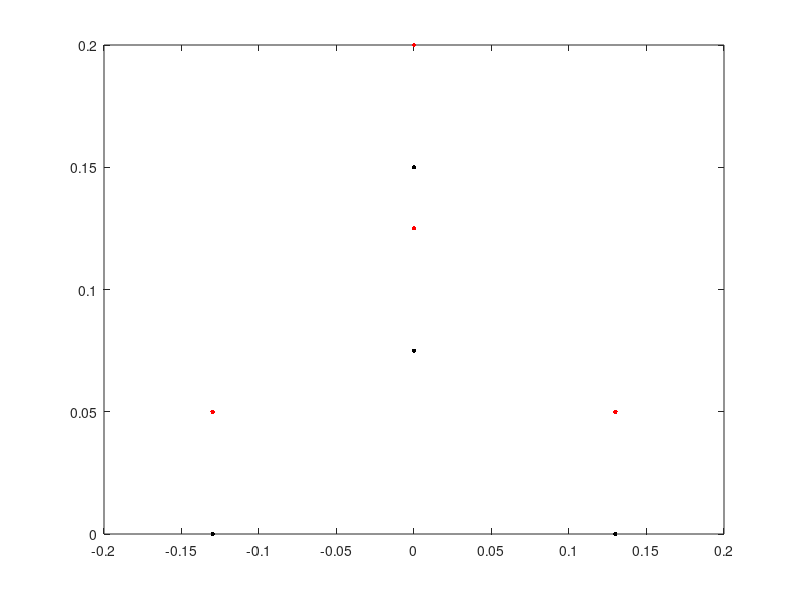

The MATLAB script that drew this image:
%% 2D Spine Inverse Kinematics
% SCRIPT NOT CORRECT. USE 'Spine2DEquilbriumAnalysis'.
%
% This script attempts to use H.-J. Schek's "The Force Density Method for
% Form Finding and Computation of General Networks" adapted as done by 
% J. Friesen's "DuCTT: a Tensegrity Robot for Exploring Duct Systems."
% However, this method does not adequately account for moments in the
% system that would change the external force vector, p. The nodal analysis
% complicates the equilbrium analysis, so this method was not pursued
% further. A correct approach is found in 'Spine2DEquilbriumAnalysis'.
%
% Author: Mallory Daly
% Created: 12/1/16
% Modified: 12/9/16

clear; close all

%% Spine Parameters
% Specific to case: 2D spine with two tetrahedra, stacked vertically.

% Load spine data
load('spine_geometric_parameters_2D.mat')

% Geometric parameters
length = spine_geometric_parameters.l; % length of long bar
h = spine_geometric_parameters.h; % height from top to bottom of tetra
w = sqrt(length^2-(h/2)^2); % width from center of tetra

% Mass and force parameters
g = spine_geometric_parameters.g; % m/s^2
m = 10*spine_geometric_parameters.m; % kg/node

% Number of bars, cables, and nodes
r = 6; % bars
s = 4; % cables
n = 8; % nodes

%% Connectivity Matrices
% See H.-J. Schek's "The Force Density Method for Form Finding and
% Computation of General Networks."
% NOTE: Schek's work finds equilbrium positions given load and position of
% fixed nodes. We want to find loads given positions of nodes.

% Rows 1-6 are bars
% Rows 7-10 are cables
% Columns 1-4 are "free" nodes (they are fixed later)
% Columns 5-8 are fixed nodes

%         1  2  3  4    
C_free = [1 -1  0  0;  %  1
          1  0 -1  0;  %  2
          1  0  0 -1;  %  3
          0  0  0  0;  %  4
          0  0  0  0;  %  5
          0  0  0  0;  %  6
          0  1  0  0;  %  7
          0  1  0  0;  %  8
          0  0  0  1;  %  9
          0  0  0  1]; % 10
     
%          5  6  7  8    
C_fixed = [0  0  0  0;  %  1
           0  0  0  0;  %  2
           0  0  0  0;  %  3
           1 -1  0  0;  %  4
           1  0 -1  0;  %  5
           1  0  0 -1;  %  6
           0 -1  0  0;  %  7
           0  0 -1  0;  %  8
           0  0 -1  0;  %  9
           0  0  0 -1]; % 10
      
C = [C_free C_fixed];

%% VARIABLES: Translation and rotation of free tetrahedron
xTrans = 0*w; % horizontal translation
zTrans = 1/3*h; % vertical translation
theta = 0; % rotation (radians)

%% Nodal Positions
% Coordinate system such that nodes 6 and 8 are on the x axis and nodes 5
% and 7 are centered on the z axis.

% Fixed nodal positions
%            5   6   7   8
x_fixed = [  0  -w   0   w]';
z_fixed = [h/2   0   h   0]';

% Rotation matrix for given angle of theta
rot = [cos(theta), -sin(theta);
       sin(theta),  cos(theta)];
   
% Need to multiply each node by the rotation matrix and add the (x,z)
% offset from the xi state vector. Copy out (x,z) offset to a 2x4 matrix to
% make this easier.
xz_offset = repmat([xTrans; zTrans], 1, 4);

% Translate and rotate position of fixed nodes to get coordinates of free
% nodes
xz_free = rot*[x_fixed'; z_fixed'] + xz_offset;

% Extract x and z of free nodes
x_free = xz_free(1,:)';
z_free = xz_free(2,:)';

% Combined nodal positions
x = [x_free; x_fixed];
z = [z_free; z_fixed];

% Plot nodal positions
% figure
% plot(x,z,'.','MarkerSize',10)
figure
plot(x_fixed,z_fixed,'k.','MarkerSize',10)
hold on
plot(x_free,z_free,'r.','MarkerSize',10)
% figure
% geometry.l = length;
% geometry.h = h;
% plot_2d_spine([xTrans zTrans theta],geometry)

%% Lengths of Bars and Cables

% Rows 1-6 are bars
% Rows 7-10 are cables
l = [ length;  % 1
      h/2;  % 2
      length;  % 3
      length;  % 4
      h/2;  % 5
      length;  % 6
      norm([x(2),z(2)]-[x(6),z(6)]);  % 7
      norm([x(2),z(2)]-[x(7),z(7)]);  % 8
      norm([x(4),z(4)]-[x(7),z(7)]);  % 9
      norm([x(4),z(4)]-[x(8),z(8)])]; %10
% The forces in the cables will depend on F = k*(l-l0)

% Diagonal length matrix
L = diag(l);
L_cables = diag(l(7:10));

%% Loading of the Tetrahedrons
% Assume equal distribution of mass at point nodes. Bottom four (fixed)
% nodes support weight of structure.
px = zeros(n,1);
pz = [-m*g*ones(n/2,1); m*g*ones(n/2,1)];
p = [px; pz];

%% Set Up Optimization Problem
% See J. Friesen's "DuCTT: a Tensegrity Robot for Exploring Duct Systems."
% He adapts Schek's work to solve for force density in Section III.

% Define A matrix
A = [C'*diag(C*x);
     C'*diag(C*z)];

% Take last s columns of the A matrix, which correspond to the cables
As = A(:,end-(s-1):end);

% VARIABLE: Minimum force densities for each cable
c = 0.1*ones(s,1);

% Moore-Penrose Pseudoinverse
As_pinv = pinv(As);
V = eye(size(As_pinv*As))-As_pinv*As;

% Set up QUADPROG
H = 2*(V'*V);
f = (2*V'*As_pinv*p)';
Aineq = -V;
bineq = -(c - As_pinv*p);

% Call QUADPROG
wOpt = quadprog(H,f,Aineq,bineq)

% Find q
qOpt = As_pinv*p + V*wOpt

% Find the Forces in the cables
f = L_cables*qOpt

%% Set Up Optimization Problem (Bars and Cables)
% See J. Friesen's "DuCTT: a Tensegrity Robot for Exploring Duct Systems."
% He adapts Schek's work to solve for force density in Section III.
% 
% % Moore-Penrose Pseudoinverse
% A_pinv = pinv(A);
% V = eye(size(A_pinv*A))-A_pinv*A;
% 
% % VARIABLE: Minimum force densities for each cable
% c = zeros(r+s,1);
% 
% % Set up QUADPROG
% H = 2*(V'*V);
% f = (2*V'*A_pinv*p)';
% A = -V;
% b = -(c - A_pinv*p);
% 
% % Call QUADPROG
% wOpt = quadprog(H,f,A,b)
% 
% % Find q
% qOpt = A_pinv*p + V*wOpt
% 

% % Solve with YALMIP
% yalmip('clear')
% w = sdpvar(size(V,2),1);
% options = sdpsettings('solver','quadprog','verbose',2);
% obj = w'*(V'*V)*w + 2*w'*V'*As_pinv*p;
% constr = As_pinv*p + V*w - c >= 0;
% optimize(constr,obj,options)
% % optimize(constr,obj)
% wOpt_Y = value(w)
% qOpt_Y = As_pinv*p + V*wOpt_Y
% f = L_cables*qOpt_Y

% % Solve with YALMIP
% % This is me trying to rewrite the problem
% yalmip('clear')
% % w = sdpvar(size(V,2),1);
% q = sdpvar(4,1);
% options = sdpsettings('solver','quadprog','verbose',2);
% obj = q'*q;
% constr = [As*q == p, q >= zeros(4,1)];
% optimize(constr,obj,options)
% % optimize(constr,obj)
% value(q)